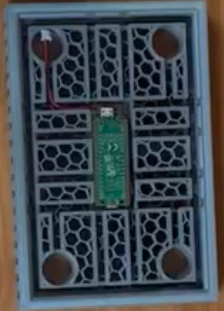
#> input picture RPi_Pico.png, 224 x 311 px, given in place of fourierspectrum.pgm, which was not available
$ python MV_P2.py
#> lines starting #> are read from the running program, lines starting #| are printed output that depends on the picture; pictures that were not available may be replaced by others from this repository, and a replacement may not be noted
import cv2
import numpy as np
import matplotlib.pyplot as plt
import time

# 1) Implement log transformation and power law transformation using loops and matrix manipulation.
# Compare their run time. You may use the image (fourierspectrum.pgm or university.png) to test
# the algorithms. Try different gamma values to show the effect.


image = cv2.imread('fourierspectrum.pgm', cv2.IMREAD_GRAYSCALE)
#> image: shape (311, 224); min 0, max 169, mean 70.9
gamma_values = [0.5, 1, 2]

# Log transformation
def log_trans(image):
    start_time = time.time()
    transfd_image = np.log1p(image.astype(np.float32))
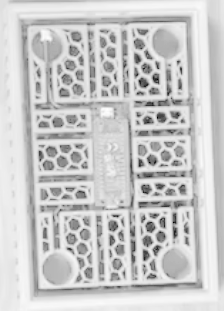
#> transfd_image: shape (311, 224) float32; min 0, max 5.14, mean 4.07; drawn with min black and max white
    runtime = time.time() - start_time
    return transfd_image, runtime

# Power-law transformation
def power_law_trans(image, gamma):
    start_time = time.time()
    transfd_image = np.power(image / 255.0, gamma) * 255.0
    runtime = time.time() - start_time
    return transfd_image, runtime


fig, axs = plt.subplots(2, len(gamma_values) + 1, figsize=(15, 6))
axs[0, 0].imshow(image, cmap='gray')
axs[0, 0].set_title('Original Image')

log_transformed, log_runtime = log_trans(image)
#> log_runtime = 0.0112
axs[1, 0].imshow(log_transformed, cmap='gray')
axs[1, 0].set_title('Log Transformed')
axs[1, 0].text(0.5, -0.2, f'Runtime: {log_runtime:.6f} sec', ha='center', transform=axs[1, 0].transAxes)

# Power-law transformation with gamma values
for i, gamma in enumerate(gamma_values):
    pwr_law_transfd, pwr_law_runtime = power_law_trans(image, gamma)
    axs[0, i+1].imshow(pwr_law_transfd, cmap='gray')
    axs[0, i+1].set_title(f'Power-law (gamma={gamma})')
    axs[0, i+1].text(0.5, -0.2, f'Runtime: {pwr_law_runtime:0.6f}sec', ha='center', transform=axs[0, i+1].transAxes)

    # power-law transformation histogram
    axs[1, i+1].hist(pwr_law_transfd.flatten(), bins=256, range=[0,256], color='gray', alpha=0.7)
    axs[1, i+1].set_title(f'Hist. (gamma={gamma})')
#> this loop made 3 passes
#> pwr_law_runtime on passes 1 to 3: 0.0106, 0.0102, 0.00947
#> pass 1, in power_law_trans, `transfd_image = np.power(image / 255.0, gamma) * 255.0`:
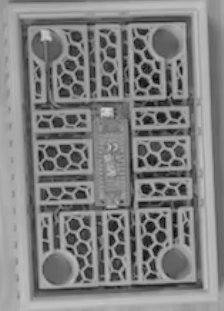
#> transfd_image: shape (311, 224) float64; min 0, max 207.6, mean 128.3

# Adjust layout
plt.figure(1)
plt.tight_layout()
plt.subplots_adjust(hspace = 0.4)
plt.savefig('power_log.jpg')
#> figure, not shown here; panel 6: tallest bar 1513 high, from x = 168 to 169; panel 7: tallest bar 827 high, from x = 109 to 110; panel 8: tallest bar 5333 high, from x = 0 to 1

# 2) Apply the histogram equalization to university.png image with contrast issue.
# Draw the histogram of the input and output images.

image = cv2.imread('university.png', cv2.IMREAD_GRAYSCALE)
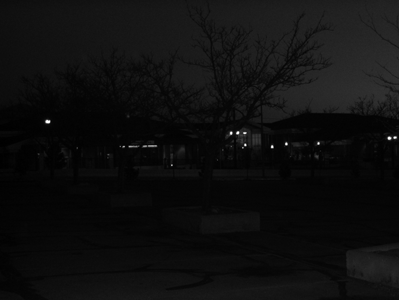
#> input picture university.png, 399 x 300 px
#> image is the input picture: shape (300, 399); min 0, max 255, mean 14.8

# Histogram equalization & histograms
equalized_img = cv2.equalizeHist(image)
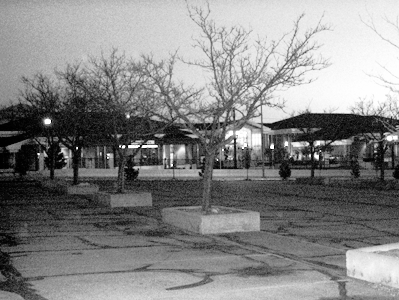
#> equalized_img: shape (300, 399); min 0, max 255, mean 132.6
hist_input = cv2.calcHist([image], [0], None, [256], [0,256])
#> hist_input = 256 values, max 10624 at index 6, min 0 at index 66, mean 467.6
hist_output = cv2.calcHist([equalized_img], [0], None, [256], [0,256])
#> hist_output = 256 values, max 10624 at index 68, min 0 at index 2, mean 467.6

# Plotting
fig, axs = plt.subplots(2, 2, figsize=(8, 6))
axs[0, 0].imshow(image, cmap='gray')
axs[0, 0].set_title('Input Image')
axs[1, 0].plot(hist_input, color='black')
axs[1, 0].set_title('Input Histogram')

# Display output
axs[0, 1].imshow(equalized_img, cmap='gray')
axs[0, 1].set_title('Equalized Image')
axs[1, 1].plot(hist_output, color='black')
axs[1, 1].set_title('Equalized Histogram')

# Adjust layout
plt.figure(2)
plt.tight_layout()
plt.savefig('Equalization.jpg')
#> figure, not shown here; panel 3: curve peaks at x = 6, y = 10624; panel 4: curve peaks at x = 68, y = 10624

# 3) Apply the histogram equalization to sat_map.png image using RGB and HSI color models.
# Compare the results of applying the filter on the I component ONLY using the HSI model
# and that on each RGB components using the RGB model. Provide the difference image for comparison.

img = cv2.imread('sat_map.png')
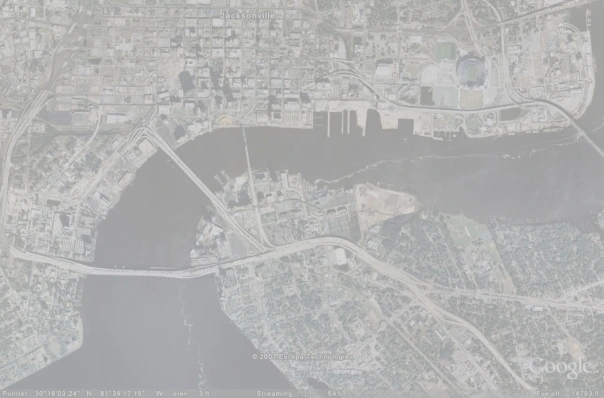
#> input picture sat_map.png, 604 x 398 px
#> img is the input picture: shape (398, 604, 3); mean B, G, R 178.8, 179.4, 178.9

# Image 2 RGB & HSI
img_rgb = cv2.cvtColor(img, cv2.COLOR_BGR2RGB)
img_hsi = cv2.cvtColor(img, cv2.COLOR_BGR2HSV)
#> img_hsi: shape (398, 604, 3); mean H, S, V 47, 3.7, 180.3

# (I) extraction
intensity_ch = img_hsi[:, :, 2]

# Histogram equalization to (I) & replace
eq_I_ch = cv2.equalizeHist(intensity_ch)
eq_img_hsi = np.copy(img_hsi)
eq_img_hsi[:, :, 2] = eq_I_ch
#> eq_img_hsi: shape (398, 604, 3); mean H, S, V 47, 3.7, 130.4

# Convert back 2 RGB
eq_img_rgb_hsi = cv2.cvtColor(eq_img_hsi, cv2.COLOR_HSV2RGB)

#  RGB channel equalization and merge
eq_img_rgb_r = cv2.equalizeHist(img[:, :, 0])
eq_img_rgb_g = cv2.equalizeHist(img[:, :, 1])
eq_img_rgb_b = cv2.equalizeHist(img[:, :, 2])
eq_img_rgb = cv2.merge([eq_img_rgb_r, eq_img_rgb_g, eq_img_rgb_b])

# Save differences
diff_img_hsi = np.abs(eq_img_rgb_hsi.astype(np.float32) - img_rgb.astype(np.float32)).astype(np.uint8)
diff_image_rgb = np.abs(eq_img_rgb.astype(np.float32) - img_rgb.astype(np.float32)).astype(np.uint8)

# Plotting
titles = ['Original', 'Equalized (HSI I)', 'Difference (HSI I)',
          'Original RGB', 'Equalized (RGB)', 'Difference (RGB)']
values = [img_rgb, eq_img_rgb_hsi, diff_img_hsi, img_rgb, eq_img_rgb, diff_image_rgb ]
plt.figure(figsize=(10, 6))


for i in range(6):
    plt.subplot(2, 3, i+1)
    plt.imshow(values[i])
    plt.title(titles[i])
    plt.axis('off')

plt.figure(3)
plt.tight_layout()
plt.subplots_adjust(bottom = 0.02)
plt.savefig('RGB_HSI.jpg')
#> figure, not shown here; B, G, R data is drawn as R, G, B

# 4) Remove the noise in the noisy_atrium.png image by using the average filters in spatial domain.
# Test your algorithm with the 3x3 to 5x5 and 7x7 filter sizes. Compare your results.

img = cv2.imread('noisy_atrium.png', cv2.IMREAD_GRAYSCALE)
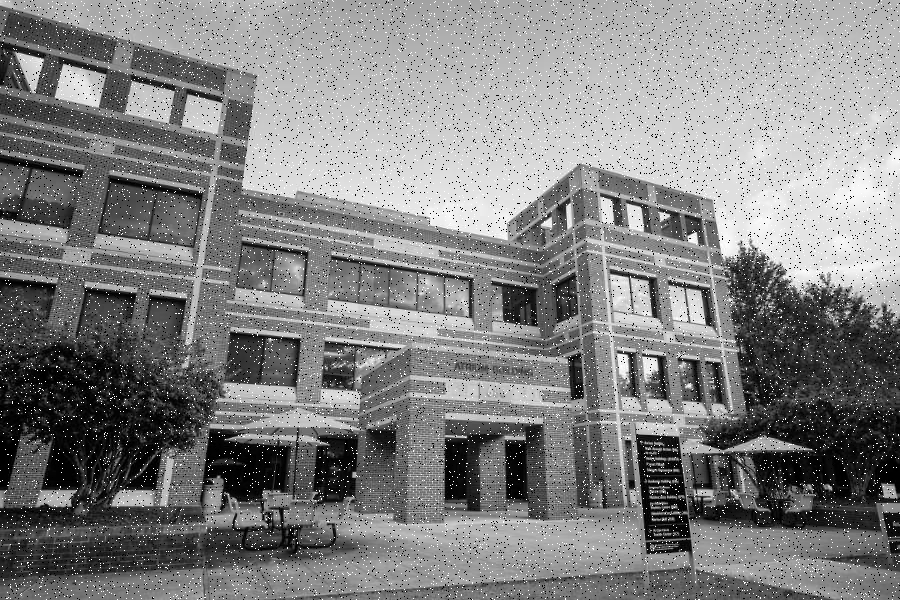
#> input picture noisy_atrium.png, 900 x 600 px
#> img is the input picture: shape (600, 900); min 0, max 255, mean 129.5

# Average filter
filtrd_images_avg = []
krnl_sizes = [3, 5, 7]

for krnl_size in krnl_sizes:
    kernel = np.ones((krnl_size, krnl_size), dtype=np.float32) / (krnl_size ** 2)
    filtrd_image_avg = cv2.filter2D(img, -1, kernel)
    filtrd_images_avg.append(filtrd_image_avg)
#> after the loop, filtrd_images_avg = 3 items

# 5) Remove the noise in the noisy_atrium.png image by using the median filters in spatial domain.
# Test your algorithm with the 3x3 to 5x5 and 7x7 filter sizes. Compare your results with the average
# and median filters results.

# Median filter
filtrd_images_median = []

for krnl_size in krnl_sizes:
    filtrd_image_median = cv2.medianBlur(img, krnl_size)
    filtrd_images_median.append(filtrd_image_median)
#> this loop made 3 passes
#> pass 3, `filtrd_image_median = cv2.medianBlur(img, krnl_size)`:
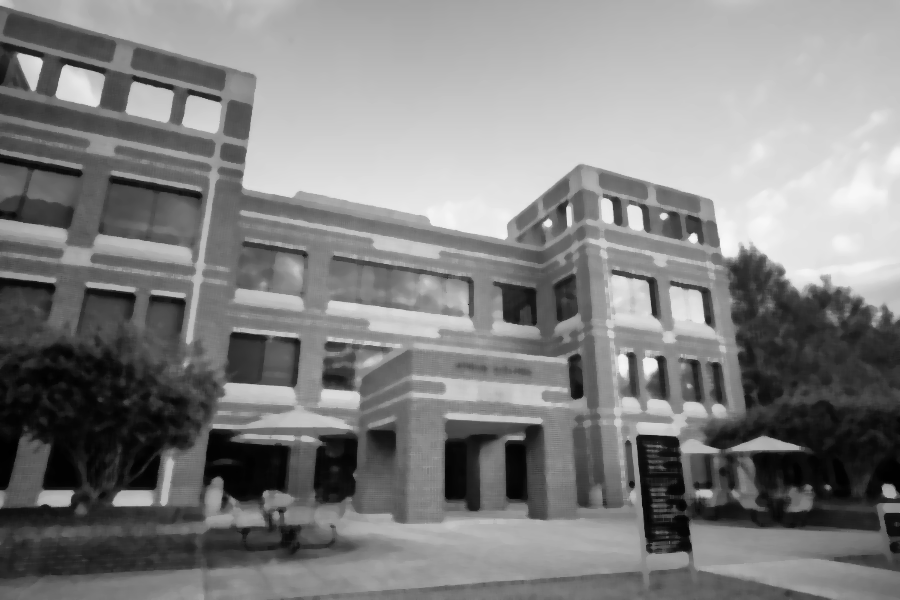
#> filtrd_image_median: shape (600, 900); min 0, max 248, mean 129.1
#> after the loop, filtrd_images_median = 3 items

# Plotting
plt.figure(figsize=(10,8))

for i, filtrd_image_avg in enumerate(filtrd_images_avg, start=1):
    plt.subplot(len(filtrd_images_avg), 2, i*2-1)
    plt.imshow(filtrd_image_avg, cmap='gray')
    plt.title(f'Average filter\n({krnl_sizes[i-1]}x{krnl_sizes[i-1]})')
    plt.axis('off')

for i, filtrd_image_median in enumerate(filtrd_images_median, start=1):
    plt.subplot(len(filtrd_images_median), 2, i*2)
    plt.imshow(filtrd_image_median, cmap='gray')
    plt.title(f'Median filter \n({krnl_sizes[i-1]}x{krnl_sizes[i-1]})')
    plt.axis('off')

plt.figure(4)
plt.tight_layout()
plt.savefig('noiseRemoval.jpg')
plt.show()

# Machine Vision Project_2 code by Eric L Saldana, March 26 2024
